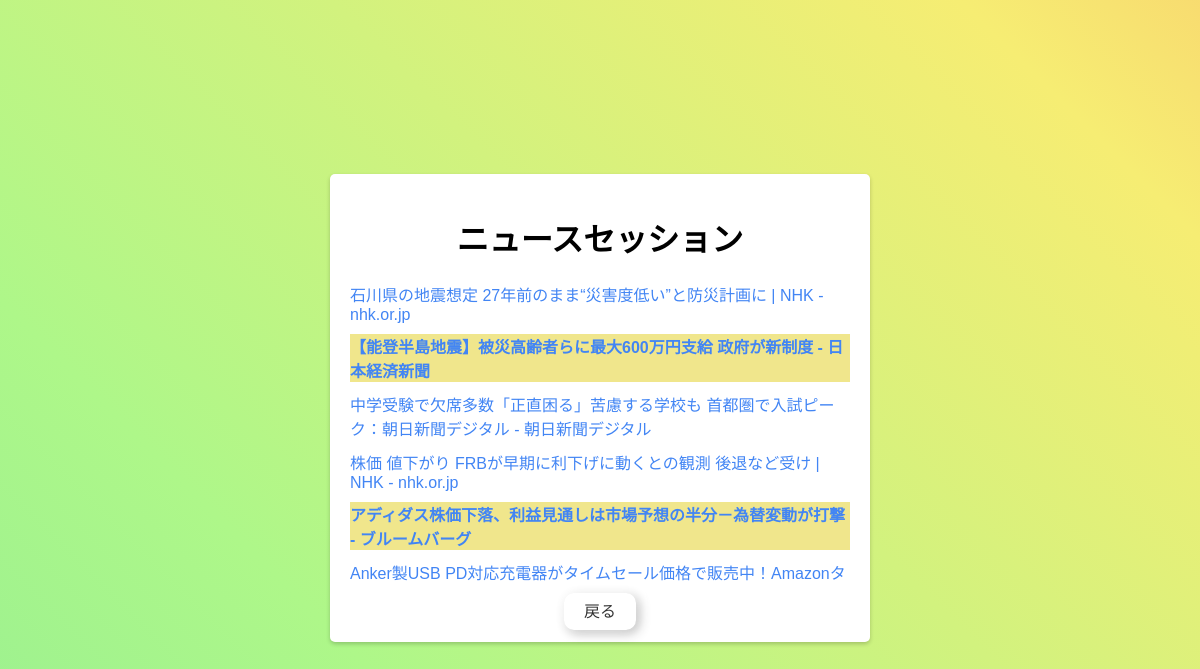
Screenshot of /news_list/a79f2ef3-70f1-4031-b5d2-4b10e332e455 (signed in) with the database file from the repository.
### models.py (models this page shows, shortened)
class NewsRead(db.Model):
    id = db.Column(db.Integer, primary_key=True)
    username = db.Column(db.String(80), db.ForeignKey('user.username'), nullable=False)
    title = db.Column(db.String(200), nullable=False)
    link = db.Column(db.String(200), nullable=False)
    session_id = db.Column(db.String(200), nullable=False)
    timestamp = db.Column(db.DateTime, default=jst_now)
    clicked = db.Column(db.Boolean, default=False)

### new_app.py (the view)
@app.route('/news_list/<session_id>')
def news_session(session_id):
    if 'user_id' not in session:
        return redirect(url_for('login'))
    user = User.query.get(session['user_id'])
    if not user:
        return "ユーザが見つかりません", 404
    news_items = NewsRead.query.filter_by(username=user.username, session_id=session_id).all()
    return render_template('news_session.html', news_items=news_items)

### templates/news_session.html (shortened to what this page needs)
<!DOCTYPE html>
<html lang="ja">
<head>
    <link rel="stylesheet" type="text/css" href="{{ url_for('static', filename='style/style.css') }}">
</head>
<body>
    <div class="login-wrapper">
        <div class="login-container news-session-container">
            <h1>ニュースセッション</h1>
            <ul class="news-list">
                {% for news_item in news_items %}
                <li class="{% if news_item.clicked %}highlighted{% endif %}">
                    <a href="{{ news_item.link }}">{{ news_item.title }}</a>
                </li>
                {% endfor %}
            </ul>
            <div class="button-center">
                <a href="{{ url_for('news_list') }}" class="neumorphism-button">戻る</a>
            </div>
        </div>
    </div>
</body>
</html>

### static/style/style.css (style rules this page uses)
body { background-color: #e0f2f1; background: linear-gradient(45deg, #56b4e0, #79e9f6, #7ce79c, #aef789, #f6ed73, #ff9462, #e37575, #fd67b0, #746df3); background-size: 500% 500%; background-attachment: fixed; animation: bggradient 180s ease infinite; text-align: center; font-family: Arial, sans-serif; }
h1 { text-align: center; margin-top: 20px; }
.neumorphism-button { background-color: transparent; border: none; border-radius: 10px; padding: 10px 20px; margin: 10px; font-size: 16px; color: #333; cursor: pointer; text-align: center; text-decoration: none; box-shadow: -3px -3px 12px rgba(255, 255, 255, 0.7), 3px 3px 12px rgba(17, 17, 17, 0.3), inset 3px 3px 12px transparent, inset -3px -3px 12px transparent; transition: box-shadow ease-in-out 0.3s; }
.login-wrapper { display: flex; justify-content: center; align-items: center; height: 100vh; margin: 0; padding: 0; }
.login-container { background-color: white; width: 400px; padding: 20px; border-radius: 5px; box-shadow: 0 2px 4px rgba(0, 0, 0, 0.2); text-align: center; }
.news-session-container { width: 500px; text-align: left; }
.news-list { list-style-type: none; padding: 0; min-height: 200px; max-height: 300px; overflow-y: auto; }
.news-list li { margin-bottom: 10px; }
.news-list a { color: #4285f4; text-decoration: none; }
.button-center { text-align: center; }
.highlighted { background-color: #f0e68c; font-weight: bold; }

### rows the page displays
NewsRead: title "石川県の地震想定 27年前のまま“災害度低い”と防災計画に | NHK - nhk.or.jp"
NewsRead: title "【能登半島地震】被災高齢者らに最大600万円支給 政府が新制度 - 日本経済新聞"
NewsRead: title "中学受験で欠席多数「正直困る」苦慮する学校も 首都圏で入試ピーク：朝日新聞デジタル - 朝日新聞デジタル"
NewsRead: title "株価 値下がり FRBが早期に利下げに動くとの観測 後退など受け | NHK - nhk.or.jp"
NewsRead: title "アディダス株価下落、利益見通しは市場予想の半分－為替変動が打撃 - ブルームバーグ"
NewsRead: title "Anker製USB…"
